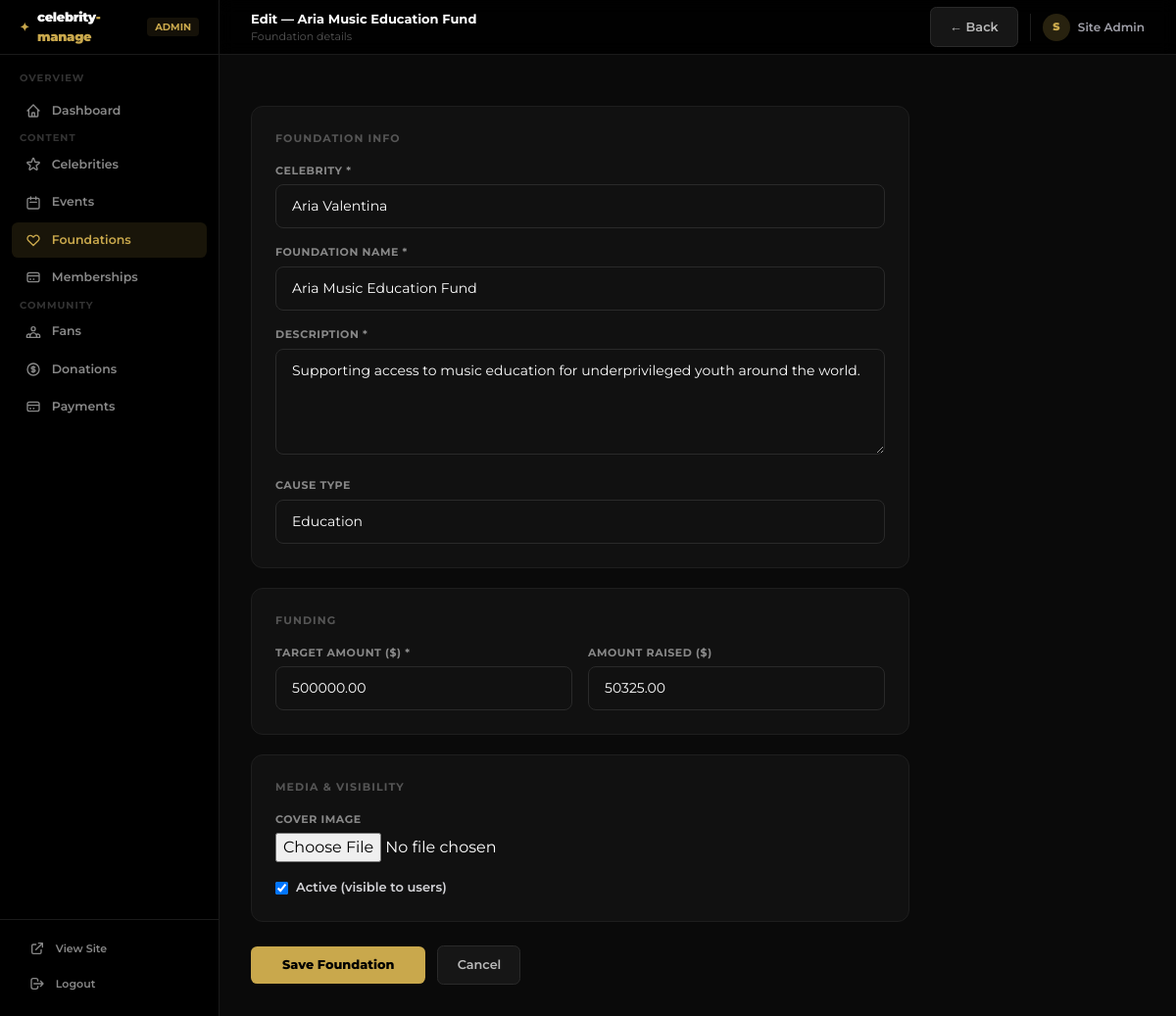
The page /manage/foundations/1/edit/ (signed in) on the database its author committed.
### users/models.py (models this page shows, shortened)
class User(AbstractBaseUser, PermissionsMixin):
    email = models.EmailField(unique=True)
    name = models.CharField(max_length=150)
    country = models.CharField(max_length=100)
    avatar = models.ImageField(upload_to="avatars/", blank=True, null=True)
    is_active = models.BooleanField(default=True)
    is_staff = models.BooleanField(default=False)
    date_joined = models.DateTimeField(auto_now_add=True)
    USERNAME_FIELD = "email"
    REQUIRED_FIELDS = ["name", "country"]
    objects = UserManager()
    class Meta:
        db_table = "users"
        verbose_name = "Fan"
        verbose_name_plural = "Fans"

### donations/models.py (models this page shows, shortened)
class Foundation(models.Model):
    celebrity = models.ForeignKey(Celebrity, on_delete=models.CASCADE, related_name="foundations")
    name = models.CharField(max_length=200)
    description = models.TextField()
    target_amount = models.DecimalField(max_digits=12, decimal_places=2)
    amount_raised = models.DecimalField(max_digits=12, decimal_places=2, default=0)
    cover_image = models.ImageField(upload_to="foundations/", blank=True, null=True)
    cause_type = models.CharField(max_length=100, blank=True, help_text="E.g. Education, Health, Disaster Relief")
    is_active = models.BooleanField(default=True)
    created_at = models.DateTimeField(auto_now_add=True)
    class Meta:
        ordering = ["-created_at"]

### celebrity_platform/panel_views.py (the view)
# urls.py: path("foundations/<int:pk>/edit/",    panel_foundation_edit,    name="panel_foundation_edit"),
@staff_member_required(login_url="/auth/login/")
def panel_foundation_edit(request, pk):
    foundation = get_object_or_404(Foundation, pk=pk)
    form = FoundationForm(request.POST or None, request.FILES or None, instance=foundation)
    if request.method == "POST" and form.is_valid():
        form.save()
        messages.success(request, f"Foundation '{foundation.name}' updated.")
        return redirect("panel_foundations")
    return render(request, "panel/foundation_form.html", {"form": form, "action": f"Edit — {foundation.name}", "obj": foundation})

### celebrity_platform/panel_forms.py
class FoundationForm(forms.ModelForm):
    class Meta:
        model = Foundation
        fields = ["celebrity", "name", "description", "target_amount", "amount_raised", "cause_type", "cover_image", "is_active"]
        widgets = {
            "celebrity":     forms.Select(attrs=_W),
            "name":          forms.TextInput(attrs=_W),
            "description":   forms.Textarea(attrs={**_W, "rows": 4}),
            "target_amount": forms.NumberInput(attrs=_W),
            "amount_raised": forms.NumberInput(attrs=_W),
            "cause_type":    forms.TextInput(attrs={**_W, "placeholder": "e.g. Education, Health"}),
        }

### celebs/models.py (called while the page is built)
    def __str__(self):
        return self.name

### templates/panel/foundation_form.html (shortened to what this page needs)
{% extends "panel/base.html" %}
{% block nav_foundations %}active{% endblock %}
{% block page_title %}{{ action }}{% endblock %}
{% block page_subtitle %}Foundation details{% endblock %}
{% block header_actions %}
  <a href="{% url 'panel_foundations' %}" class="btn-ghost">← Back</a>
{% endblock %}
{% block content %}
<div class="max-w-2xl">
  <form method="post" enctype="multipart/form-data" class="space-y-5">
    <div class="card p-6 space-y-4">
      <p class="text-[11px] font-bold text-[#555] uppercase tracking-widest">Foundation Info</p>
      <div>
        <label class="block text-[11px] font-bold text-[#888] mb-1.5 uppercase tracking-wider">Celebrity *</label>
        {{ form.celebrity }}
      </div>
      <div>
        <label class="block text-[11px] font-bold text-[#888] mb-1.5 uppercase tracking-wider">Foundation Name *</label>
        {{ form.name }}
      </div>
      <div>
        <label class="block text-[11px] font-bold text-[#888] mb-1.5 uppercase tracking-wider">Description *</label>
        {{ form.description }}
      </div>
      <div>
        <label class="block text-[11px] font-bold text-[#888] mb-1.5 uppercase tracking-wider">Cause Type</label>
        {{ form.cause_type }}
      </div>
    </div>
    <div class="card p-6 space-y-4">
      <p class="text-[11px] font-bold text-[#555] uppercase tracking-widest">Funding</p>
      <div class="grid grid-cols-2 gap-4">
        <div>
          <label class="block text-[11px] font-bold text-[#888] mb-1.5 uppercase tracking-wider">Target Amount ($) *</label>
          {{ form.target_amount }}
        </div>
        <div>
          <label class="block text-[11px] font-bold text-[#888] mb-1.5 uppercase tracking-wider">Amount Raised ($)</label>
          {{ form.amount_raised }}
        </div>
      </div>
    </div>
    <div class="card p-6 space-y-4">
      <p class="text-[11px] font-bold text-[#555] uppercase tracking-widest">Media & Visibility</p>
      <div>
        <label class="block text-[11px] font-bold text-[#888] mb-1.5 uppercase tracking-wider">Cover Image</label>
        {{ form.cover_image }}
      </div>
      <label class="flex items-center gap-2 cursor-pointer text-[13px] font-semibold text-zinc-300">
        {{ form.is_active }} Active (visible to users)
      </label>
    </div>
    <div class="flex items-center gap-3 pt-1">
      <button type="submit" class="btn-gold px-8">Save Foundation</button>
      <a href="{% url 'panel_foundations' %}" class="btn-ghost">Cancel</a>
    </div>
  </form>
</div>
{% endblock %}

### templates/panel/base.html (shortened to what this page needs)
{% load static %}
<!DOCTYPE html>
<html lang="en">
<head>
  <script src="https://cdn.tailwindcss.com"></script>
</head>
<body class="font-sans text-white min-h-screen antialiased flex">
  <aside id="sidebar" class="fixed top-0 left-0 h-screen w-56 bg-black border-r border-[#1a1a1a] flex flex-col z-40 transition-transform duration-200">
    <div class="h-14 flex items-center px-5 border-b border-[#1a1a1a] shrink-0">
      <a href="{% url 'panel_dashboard' %}" class="flex items-center gap-2">
        <span class="text-[#C9A84C] font-black text-xs">✦</span>
        <span class="font-black text-[13px] tracking-tight">celebrity<span class="text-[#C9A84C]">-manage</span></span>
      </a>
      <span class="ml-auto text-[10px] font-bold text-[#C9A84C] bg-[#C9A84C]/10 px-2 py-0.5 rounded">ADMIN</span>
    </div>
    <nav class="flex-1 overflow-y-auto px-3 py-4 space-y-0.5">
      <p class="text-[10px] font-bold text-[#333] uppercase tracking-widest px-2 mb-2">Overview</p>
      <a href="{% url 'panel_dashboard' %}" class="nav-link {% block nav_dashboard %}{% endblock %}">
        <svg class="nav-icon" fill="none" stroke="currentColor" viewBox="0 0 24 24"><path stroke-linecap="round" stroke-linejoin="round" stroke-width="2" d="M3 12l2-2m0 0l7-7 7 7M5 10v10a1 1 0 001 1h3m10-11l2 2m-2-2v10a1 1 0 01-1 1h-3m-6 0a1 1 0 001-1v-4a1 1 0 011-1h2a1 1 0 011 1v4a1 1 0 001 1m-6 0h6"/></svg>
        Dashboard
      </a>
      <p class="text-[10px] font-bold text-[#333] uppercase tracking-widest px-2 mt-4 mb-2">Content</p>
      <a href="{% url 'panel_celebrities' %}" class="nav-link {% block nav_celebrities %}{% endblock %}">
        Celebrities
      </a>
      <a href="{% url 'panel_events' %}" class="nav-link {% block nav_events %}{% endblock %}">
        <svg class="nav-icon" fill="none" stroke="currentColor" viewBox="0 0 24 24"><path stroke-linecap="round" stroke-linejoin="round" stroke-width="2" d="M8 7V3m8 4V3m-9 8h10M5 21h14a2 2 0 002-2V7a2 2 0 00-2-2H5a2 2 0 00-2 2v12a2 2 0 002 2z"/></svg>
        Events
      </a>
      <a href="{% url 'panel_foundations' %}" class="nav-link {% block nav_foundations %}{% endblock %}">
        <svg class="nav-icon" fill="none" stroke="currentColor" viewBox="0 0 24 24"><path stroke-linecap="round" stroke-linejoin="round" stroke-width="2" d="M4.318 6.318a4.5 4.5 0 000 6.364L12 20.364l7.682-7.682a4.5 4.5 0 00-6.364-6.364L12 7.636l-1.318-1.318a4.5 4.5 0 00-6.364 0z"/></svg>
        Foundations
      </a>
      <a href="{% url 'panel_tiers' %}" class="nav-link {% block nav_tiers %}{% endblock %}">
        <svg class="nav-icon" fill="none" stroke="currentColor" viewBox="0 0 24 24"><path stroke-linecap="round" stroke-linejoin="round" stroke-width="2" d="M3 10h18M7 15h1m4 0h1m-7 4h12a3 3 0 003-3V8a3 3 0 00-3-3H6a3 3 0 00-3 3v8a3 3 0 003 3z"/></svg>
        Memberships
      </a>
      <p class="text-[10px] font-bold text-[#333] uppercase tracking-widest px-2 mt-4 mb-2">Community</p>
      <a href="{% url 'panel_fans' %}" class="nav-link {% block nav_fans %}{% endblock %}">
        Fans
      </a>
      <a href="{% url 'panel_donations' %}" class="nav-link {% block nav_donations %}{% endblock %}">
        Donations
      </a>
      <a href="{% url 'panel_payments' %}" class="nav-link {% block nav_payments %}{% endblock %}">
        <svg class="nav-icon" fill="none" stroke="currentColor" viewBox="0 0 24 24"><path stroke-linecap="round" stroke-linejoin="round" stroke-width="2" d="M3 10h18M7 15h1m4 0h1m-7 4h12a3 3 0 003-3V8a3 3 0 00-3-3H6a3 3 0 00-3 3v8a3 3 0 003 3z"/></svg>
        Payments
      </a>
    </nav>
    <div class="px-4 pb-4 border-t border-[#1a1a1a] pt-3 shrink-0">
      <a href="{% url 'home' %}" class="nav-link text-[11px]">
        <svg class="nav-icon" fill="none" stroke="currentColor" viewBox="0 0 24 24"><path stroke-linecap="round" stroke-linejoin="round" stroke-width="2" d="M10 6H6a2 2 0 00-2 2v10a2 2 0 002 2h10a2 2 0 002-2v-4M14 4h6m0 0v6m0-6L10 14"/></svg>
        View Site
      </a>
      <a href="{% url 'logout' %}" class="nav-link text-[11px] mt-0.5">
        <svg class="nav-icon" fill="none" stroke="currentColor" viewBox="0 0 24 24"><path stroke-linecap="round" stroke-linejoin="round" stroke-width="2" d="M17 16l4-4m0 0l-4-4m4 4H7m6 4v1a3 3 0 01-3 3H6a3 3 0 01-3-3V7a3 3 0 013-3h4a3 3 0 013 3v1"/></svg>
        Logout
      </a>
    </div>
  </aside>
  <div class="ml-56 flex-1 min-h-screen flex flex-col">
    <header class="h-14 bg-black/90 border-b border-[#1a1a1a] flex items-center justify-between px-8 sticky top-0 z-30 backdrop-blur">
      <div>
        <p class="text-[13px] font-bold text-white">{% block page_title %}Panel{% endblock %}</p>
        <p class="text-[11px] text-[#555]">{% block page_subtitle %}celebrity-manage admin{% endblock %}</p>
      </div>
      <div class="flex items-center gap-3">
        {% block header_actions %}{% endblock %}
        <div class="flex items-center gap-2 pl-3 border-l border-[#1e1e1e]">
          <div class="w-7 h-7 rounded-full bg-[#C9A84C]/20 flex items-center justify-center text-[11px] font-black text-[#C9A84C]">{{ user.name|first|upper }}</div>
          <span class="text-[12px] font-semibold text-zinc-400 max-w-[100px] truncate">{{ user.name }}</span>
        </div>
      </div>
    </header>
    <main class="flex-1 p-8">
      {% block content %}{% endblock %}
    </main>
  </div>
</body>
</html>

### rows shown on the page
User: name|first "S", name "Site Admin"
Foundation: celebrity "Aria Valentina", name "Aria Music Education Fund", description "Supporting access to music education for underprivileged youth around the world.", cause_type "Education", target_amount "500000.00", amount_raised "50325.00", is_active "☑"

### other values the page prints
{{ action }} "Edit — Aria Music Education Fund"
